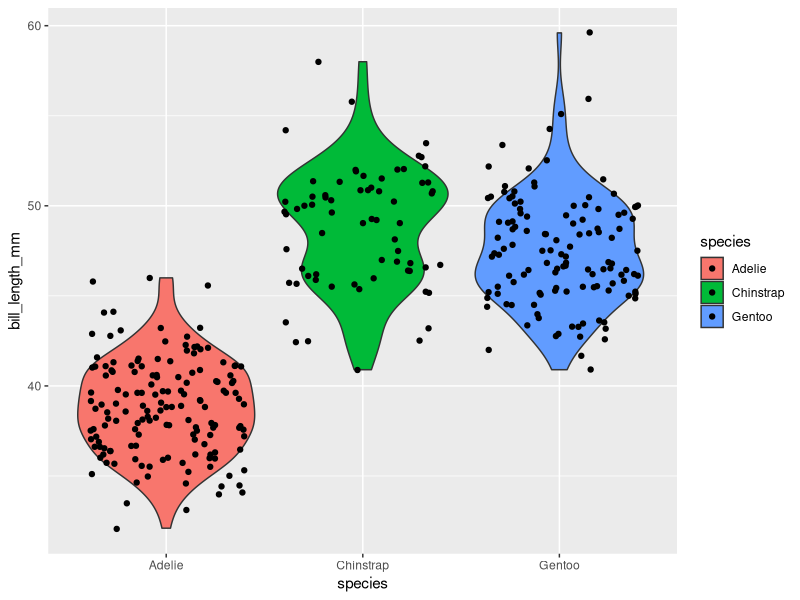
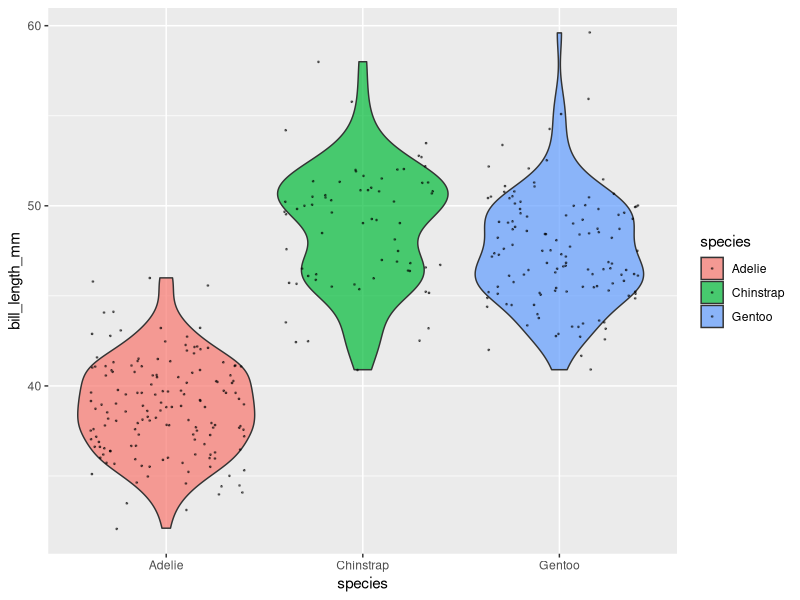

Source code (R) for these figures, in order:

            library(ggplot2)
            library(palmerpenguins)
            built_answer <- tryCatch(
                {
                    set.seed(42)
                    ggplot(penguins, aes(x = species, y = bill_length_mm, fill = species)) + geom_violin() + geom_jitter()
                    suppressWarnings(
                        if (!file.exists("/sandbox/figures/bill-length_species_violin_jitter_overlay_answer.png")) {
                            ggsave(
                                width = 3,
                                height = 3,
                                "/sandbox/figures/bill-length_species_violin_jitter_overlay_answer.png"
                            )
                        }
                    )
                    suppressWarnings(
                        ggplot_build(last_plot())
                    )
                },
                error = function(e) {
                    'ERROR'
                }
            )
            built_submission <- tryCatch(
                {
                    set.seed(42)
                    library(ggplot2)
library(palmerpenguins)

ggplot(penguins, aes(x = species, y = bill_length_mm, fill = species)) +
  geom_violin(alpha = 0.7) +
  geom_jitter(color = "black", size = 0.3, alpha = 0.5)
                    suppressWarnings(
                        ggsave(
                            width = 3,
                            height = 3,
                            "figures/bill-length_species_violin_jitter_overlay_submission_gemma.png"
                        )
                    )
                    suppressWarnings(
                        ggplot_build(last_plot())
                    )
                },
                error = function(e) {
                    'ERROR'
                }
            )
            cat(isTRUE(all.equal(built_answer, built_submission)))
        
